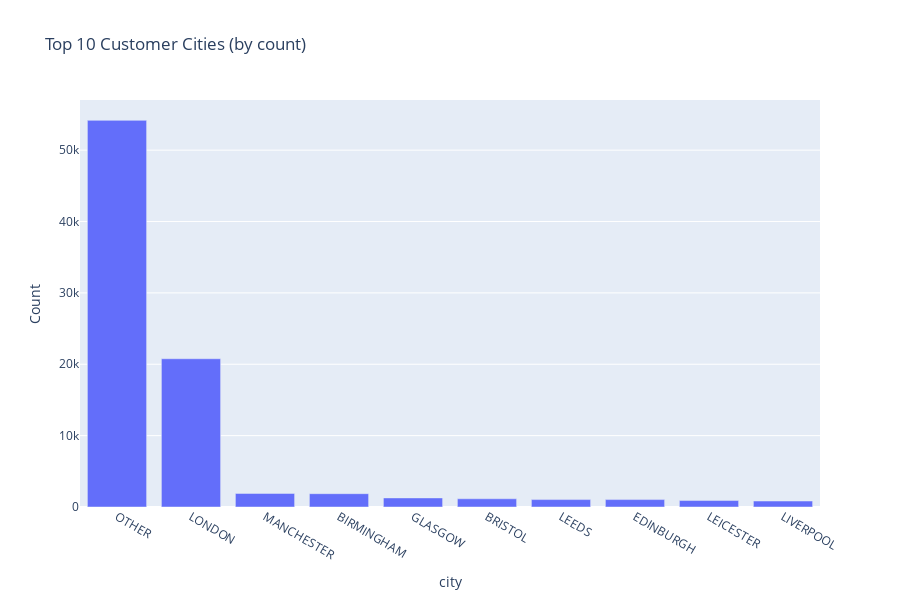
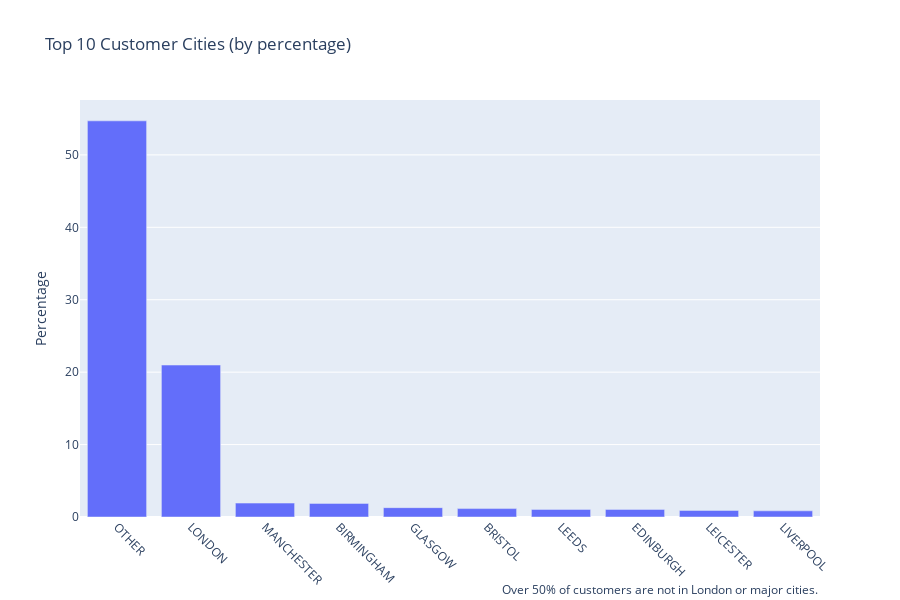

The notebook cell these images were saved under, in order:
### Code cell
"""
over 50% of customers are not in London or major cities
"""

total_customers_df = customers_df.select("city")\
    .group_by("city")\
    .agg(pl.len().alias("count"))\
    .sort("count", descending=True)\

total_count = _["count"].sum()
total_customers_df = total_customers_df.with_columns((pl.col("count") / total_count * 100).round(2).alias("percentage"))

total_customers_df_count_fig = px.bar(_.top_k(10, by="count"), x="city", y="count", title="Top 10 Customer Cities (by count)")
total_customers_df_count_fig.update_layout(
    height=600,
    autosize=True,
    yaxis=dict(
        title='Count'
    ),
    xaxis=dict(
    )
).show()

total_customers_df_pct_fig = px.bar(_.top_k(10, by="count"), x="city", y="percentage", title="Top 10 Customer Cities (by percentage)")
total_customers_df_pct_fig.update_layout(
    height=600,  # Increased height to make the viewing area taller
    autosize=True,
    yaxis=dict(
        title='Percentage'
    ),
    xaxis=dict(
        title=None,
        tickangle=45
    ),
    annotations=[
        dict(
            text="Over 50% of customers are not in London or major cities.",
            showarrow=False,
            xref="paper",
            yref="paper",
            x=1,
            y=-0.2,  # Further adjusted y position to move below the x-axis title
            font=dict(size=12)
        )
    ],
)
total_customers_df_pct_fig.update_traces(textposition='outside').show()

### Figure 1 — Plotly figure (JSON) as saved in the notebook; plotly's stock layout.template omitted (floating-point values rounded to 4 significant figures)
{"data": [{"alignmentgroup": "True", "hovertemplate": "city=%{x}<br>count=%{y}<extra></extra>", "legendgroup": "", "marker": {"color": "#636efa", "pattern": {"shape": ""}}, "name": "", "offsetgroup": "", "orientation": "v", "showlegend": false, "textposition": "auto", "type": "bar", "x": ["OTHER", "LONDON", "MANCHESTER", "BIRMINGHAM", "GLASGOW", "BRISTOL", "LEEDS", "EDINBURGH", "LEICESTER", "LIVERPOOL"], "xaxis": "x", "y": [54175, 20772, 1902, 1866, 1273, 1150, 1040, 1038, 905, 838], "yaxis": "y"}], "layout": {"autosize": true, "barmode": "relative", "height": 600, "legend": {"tracegroupgap": 0}, "title": {"text": "Top 10 Customer Cities (by count)"}, "xaxis": {"anchor": "y", "domain": [0, 1], "title": {"text": "city"}}, "yaxis": {"anchor": "x", "domain": [0, 1], "title": {"text": "Count"}}}}

### Figure 2 — Plotly figure (JSON) as saved in the notebook; plotly's stock layout.template omitted (floating-point values rounded to 4 significant figures)
{"data": [{"alignmentgroup": "True", "hovertemplate": "city=%{x}<br>percentage=%{y}<extra></extra>", "legendgroup": "", "marker": {"color": "#636efa", "pattern": {"shape": ""}}, "name": "", "offsetgroup": "", "orientation": "v", "showlegend": false, "textposition": "outside", "type": "bar", "x": ["OTHER", "LONDON", "MANCHESTER", "BIRMINGHAM", "GLASGOW", "BRISTOL", "LEEDS", "EDINBURGH", "LEICESTER", "LIVERPOOL"], "xaxis": "x", "y": [54.7, 20.98, 1.92, 1.88, 1.29, 1.16, 1.05, 1.05, 0.91, 0.85], "yaxis": "y"}], "layout": {"annotations": [{"font": {"size": 12}, "showarrow": false, "text": "Over 50% of customers are not in London or major cities.", "x": 1, "xref": "paper", "y": -0.2, "yref": "paper"}], "autosize": true, "barmode": "relative", "height": 600, "legend": {"tracegroupgap": 0}, "title": {"text": "Top 10 Customer Cities (by percentage)"}, "xaxis": {"anchor": "y", "domain": [0, 1], "tickangle": 45, "title": {}}, "yaxis": {"anchor": "x", "domain": [0, 1], "title": {"text": "Percentage"}}}}
